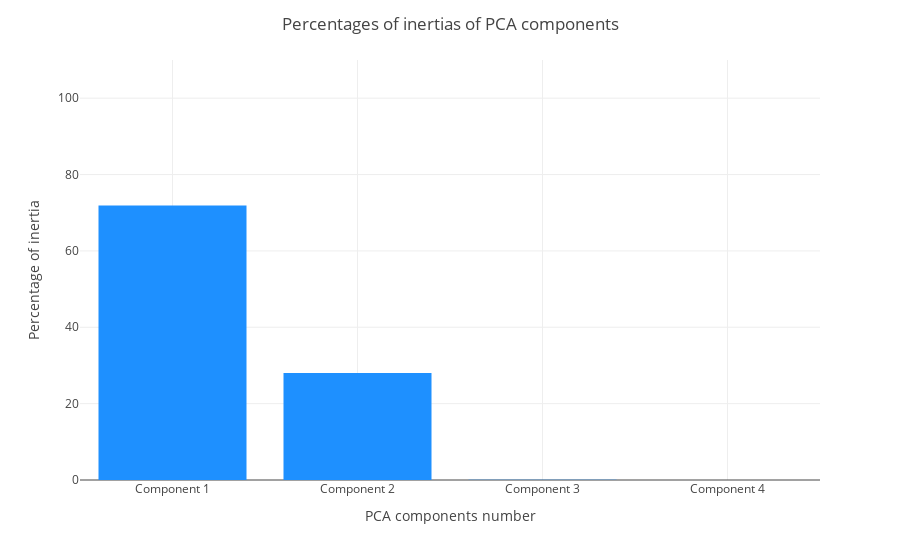

Notebook code for this chart:
### Code cell
pca.components_barplot(n_components=None, mode=0, bar_color="DodgerBlue")

### Figure 1 — Plotly figure (JSON) as saved in the notebook; plotly's stock layout.template omitted (floating-point values rounded to 4 significant figures)
{"data": [{"alignmentgroup": "True", "hovertemplate": "x=%{x}<br>y=%{y}<extra></extra>", "legendgroup": "", "marker": {"color": "DodgerBlue", "pattern": {"shape": ""}}, "name": "", "offsetgroup": "", "orientation": "v", "showlegend": false, "textposition": "auto", "type": "bar", "x": ["Component 1", "Component 2", "Component 3", "Component 4"], "xaxis": "x", "y": [71.89, 27.99, 0.08944, 0.02621], "yaxis": "y"}], "layout": {"barmode": "relative", "legend": {"tracegroupgap": 0}, "margin": {"t": 60}, "title": {"text": "Percentages of inertias of PCA components"}, "xaxis": {"anchor": "y", "domain": [0, 1], "title": {"text": "PCA components number"}}, "yaxis": {"anchor": "x", "domain": [0, 1], "range": [0, 110], "title": {"text": "Percentage of inertia"}}}}
